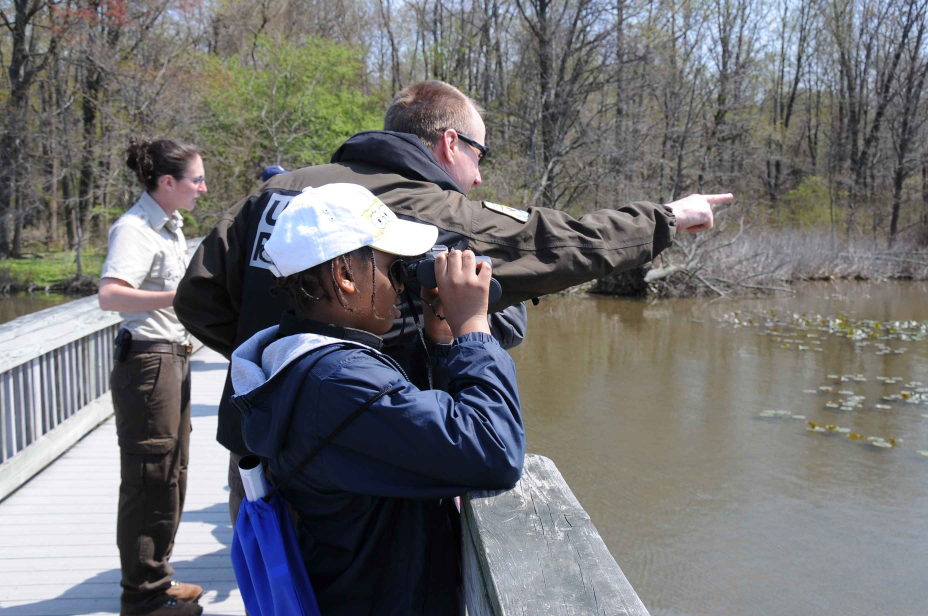
#> input picture internet example/crocodile.jpg, 2784 x 1848 px (shown at 1/3 size)
$ jupyter execute --allow-errors denoising.ipynb
#> lines starting #> are read from the running program, lines starting #| are printed output that depends on the picture
# Denoising
This tutorial considers the classical problem of denoising of images affected
by either random noise or salt-and-pepper noise using proximal algorithms.

The overall cost function to minimize is written in the following form:

$arg\ \min_\mathbf{u} \frac{1}{2}\|\mathbf{u}-\mathbf{f}\|_2^2 +\sigma J(\mathbf{u})$

where the L2 norm in the data term can be replaced by a L1 norm for
salt-and-pepper (outlier like noise).

For both examples we investigate with different choices of regularization:

- L2 on Gradient $J(\mathbf{u}) = \|\nabla \mathbf{u}\|_2^2$
- Anisotropic TV $J(\mathbf{u}) = \|\nabla \mathbf{u}\|_1$
- Isotropic TV $J(\mathbf{u}) = \|\nabla \mathbf{u}\|_{2,1}$

[cell 1]
import numpy as np
import matplotlib.pyplot as plt
import pylops
import scipy.datasets
from PIL import Image

import pyproximal

plt.close('all')

Let's start by loading a sample image and adding some noise

[cell 2]
# Load image
image_path = "crocodile.jpg"
img = Image.open(image_path).convert("L").resize((512, 512))
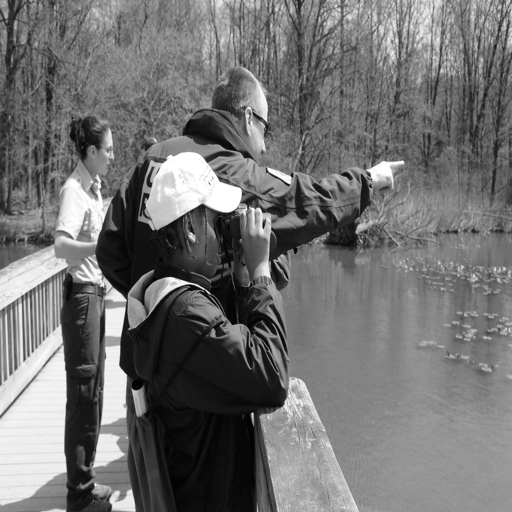
#> img: PIL image 512x512 L; min 0, max 255, mean 114
img = img / np.max(img) # нормализация
#> img: shape (512, 512) float64
ny, nx = img.shape
#> ny = 512; nx = 512

# Add noise
sigman = .2
n = sigman * np.max(abs(img.ravel())) * np.random.uniform(-1, 1, img.shape) # ravel Преобразует изображение img (2D-матрицу) в одномерный массив (вектор).
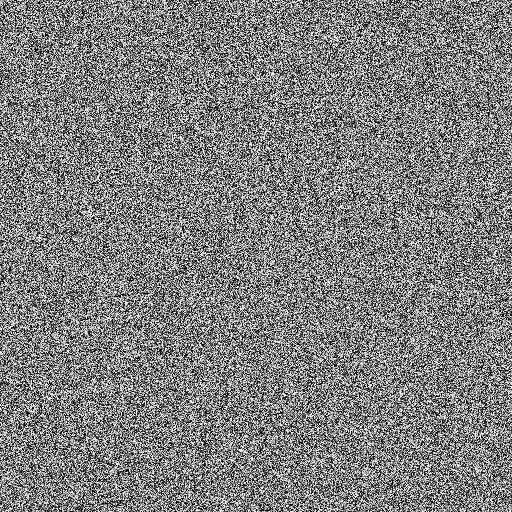
#> n: shape (512, 512) float64; min -0.2, max 0.2, mean 7.7e-05; drawn with min black and max white

plt.imshow(n, cmap='gray')
noise_img = img + n
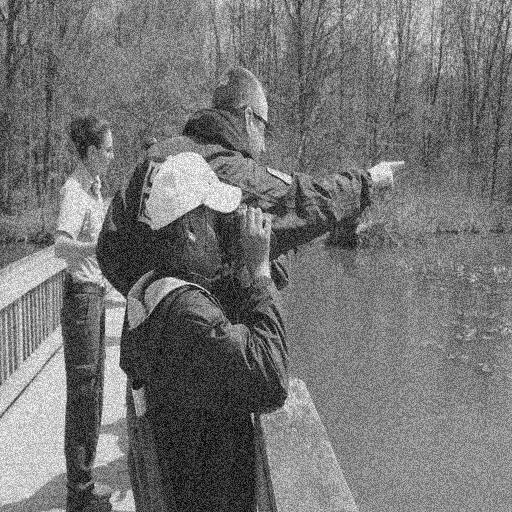
#> noise_img: shape (512, 512) float64; min -0.195, max 1.2, mean 0.447; drawn with min black and max white

We can now define a :class:`pylops.Gradient` operator that we are going to
use for all regularizers

[cell 3]
# Gradient operator
sampling = 1.
#> (the rest of this cell did not finish here and is left out)

We then consider the first regularization (L2 norm on Gradient). We expect
to get a smooth image where noise is suppressed by sharp edges in the
original image are however lost.

#> (a cell that did not finish here is left out)

Let's try now to use TV regularization, both anisotropic and isotropic

#> (a cell that did not finish here is left out)

Finally we consider an example where the original image is corrupted by
salt-and-pepper noise.

[cell 6]
# Add salt and pepper noise
noiseperc = .1

isalt = np.random.permutation(np.arange(ny*nx))[:int(noiseperc*ny*nx)]
ipepper = np.random.permutation(np.arange(ny*nx))[:int(noiseperc*ny*nx)]
noise_img = img.copy().ravel()
noise_img[isalt] = img.max()
noise_img[ipepper] = img.min()
noise_img = noise_img.reshape(ny, nx)
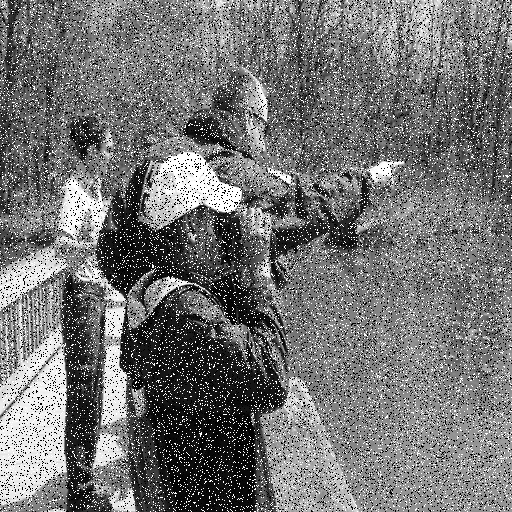
#> noise_img: shape (512, 512) float64; min 0, max 1, mean 0.452

$ run again, with internet example/bridge.jpg copied over internet example/crocodile.jpg
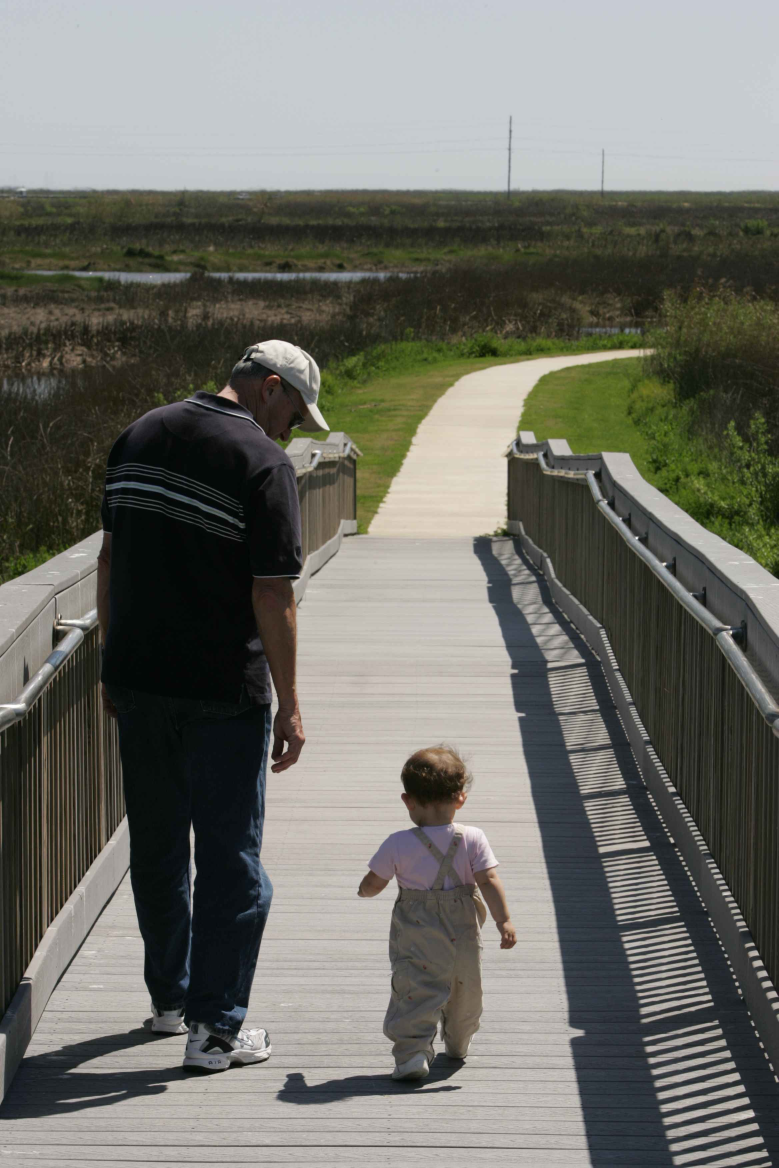
#> input picture internet example/bridge.jpg, 2336 x 3504 px (shown at 1/3 size)
#> `img = Image.open(image_path).convert("L").resize((512, 512))`:
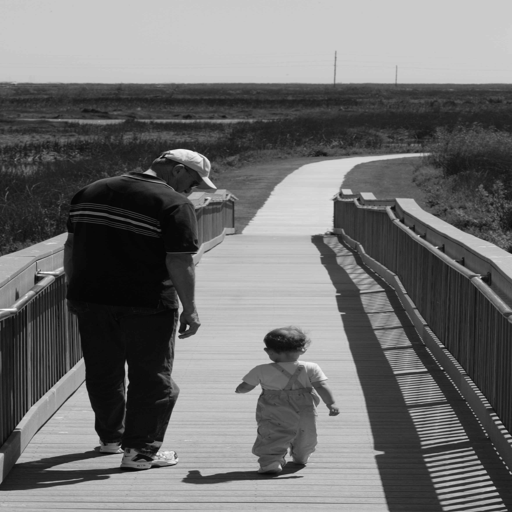
#> img: PIL image 512x512 L; min 3, max 253, mean 110.6
#> `noise_img = noise_img.reshape(ny, nx)`:
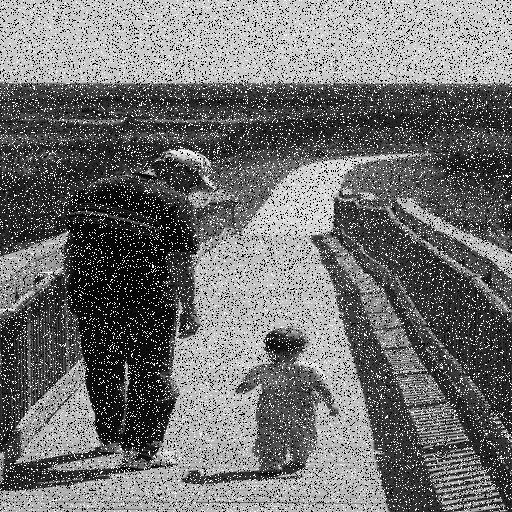
#> noise_img: shape (512, 512) float64; min 0.0119, max 1, mean 0.445

$ run again, with internet example/camera.jpg copied over internet example/crocodile.jpg
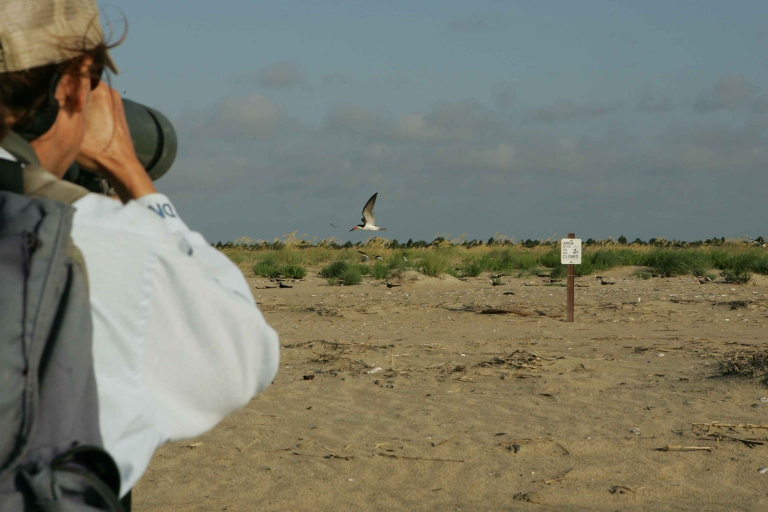
#> input picture internet example/camera.jpg, 1536 x 1024 px (shown at 1/2 size)
#> `img = Image.open(image_path).convert("L").resize((512, 512))`:
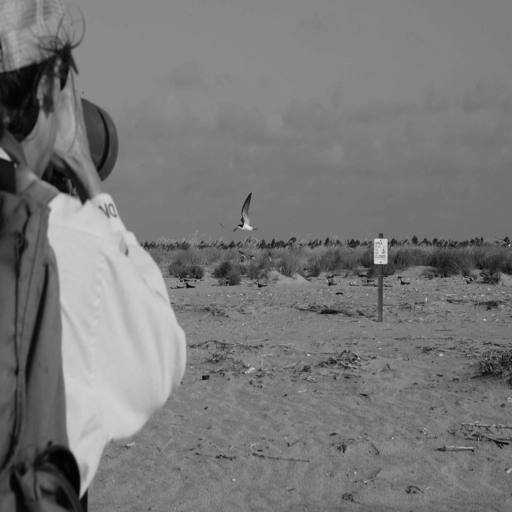
#> img: PIL image 512x512 L; min 2, max 231, mean 120.5
#> `noise_img = noise_img.reshape(ny, nx)`:
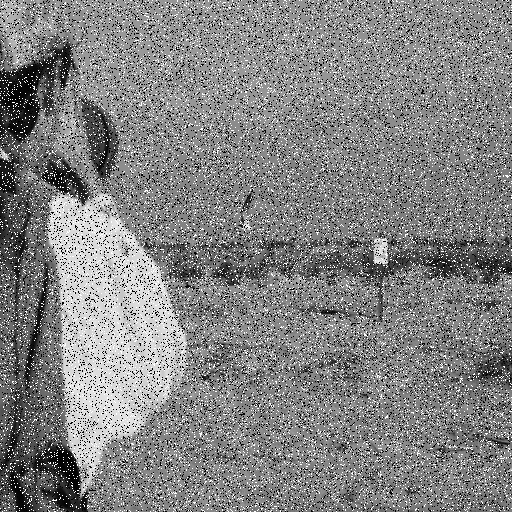
#> noise_img: shape (512, 512) float64; min 0.00866, max 1, mean 0.513

$ run again, with internet example/fishing.jpg copied over internet example/crocodile.jpg
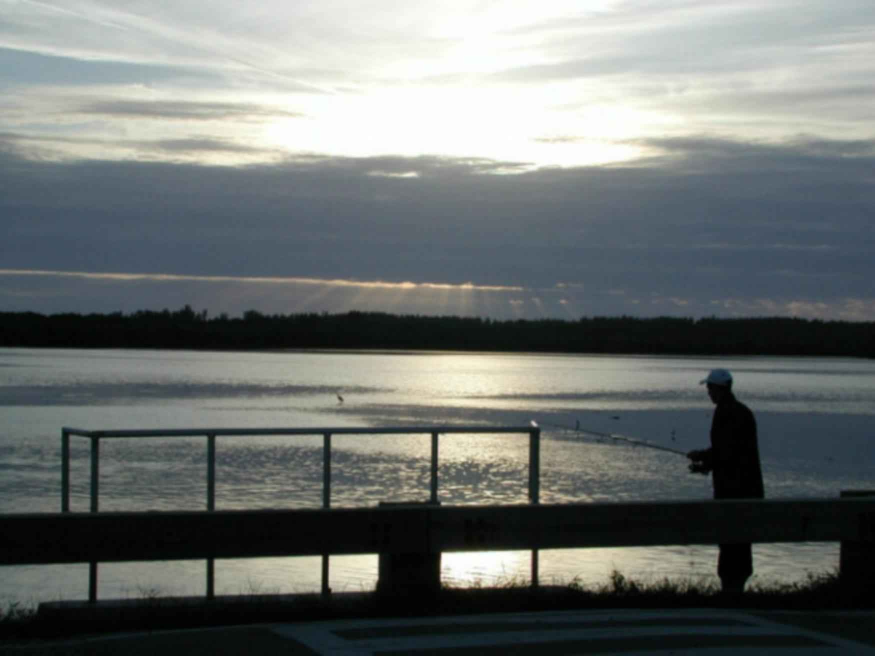
#> input picture internet example/fishing.jpg, 1750 x 1312 px (shown at 1/2 size)
#> `img = Image.open(image_path).convert("L").resize((512, 512))`:
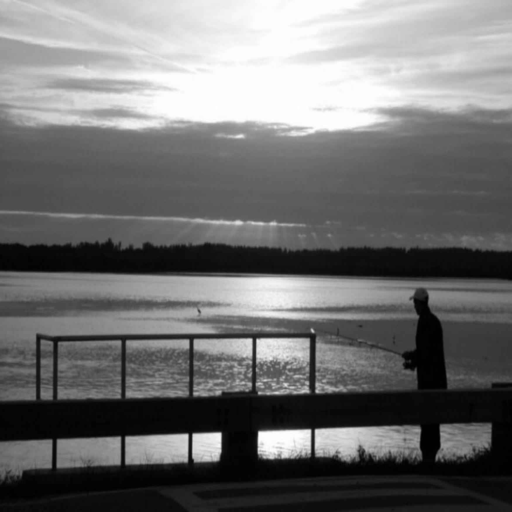
#> img: PIL image 512x512 L; min 0, max 255, mean 112.2
#> `noise_img = noise_img.reshape(ny, nx)`:
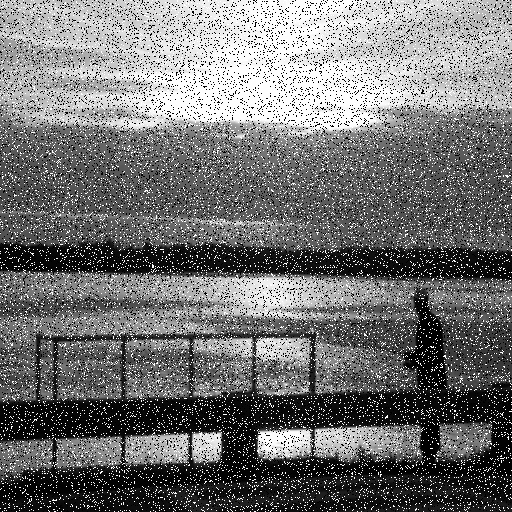
#> noise_img: shape (512, 512) float64; min 0, max 1, mean 0.446
